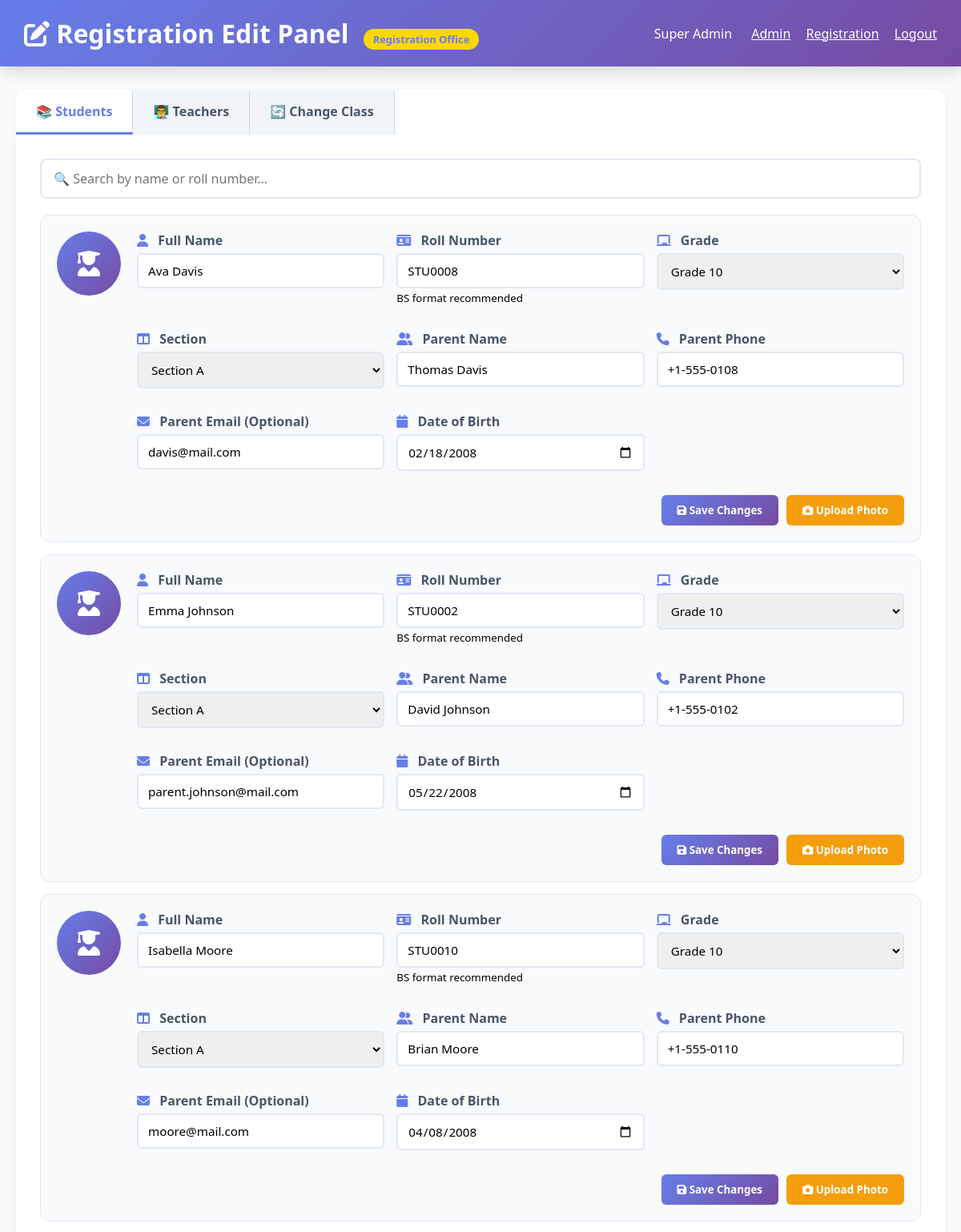
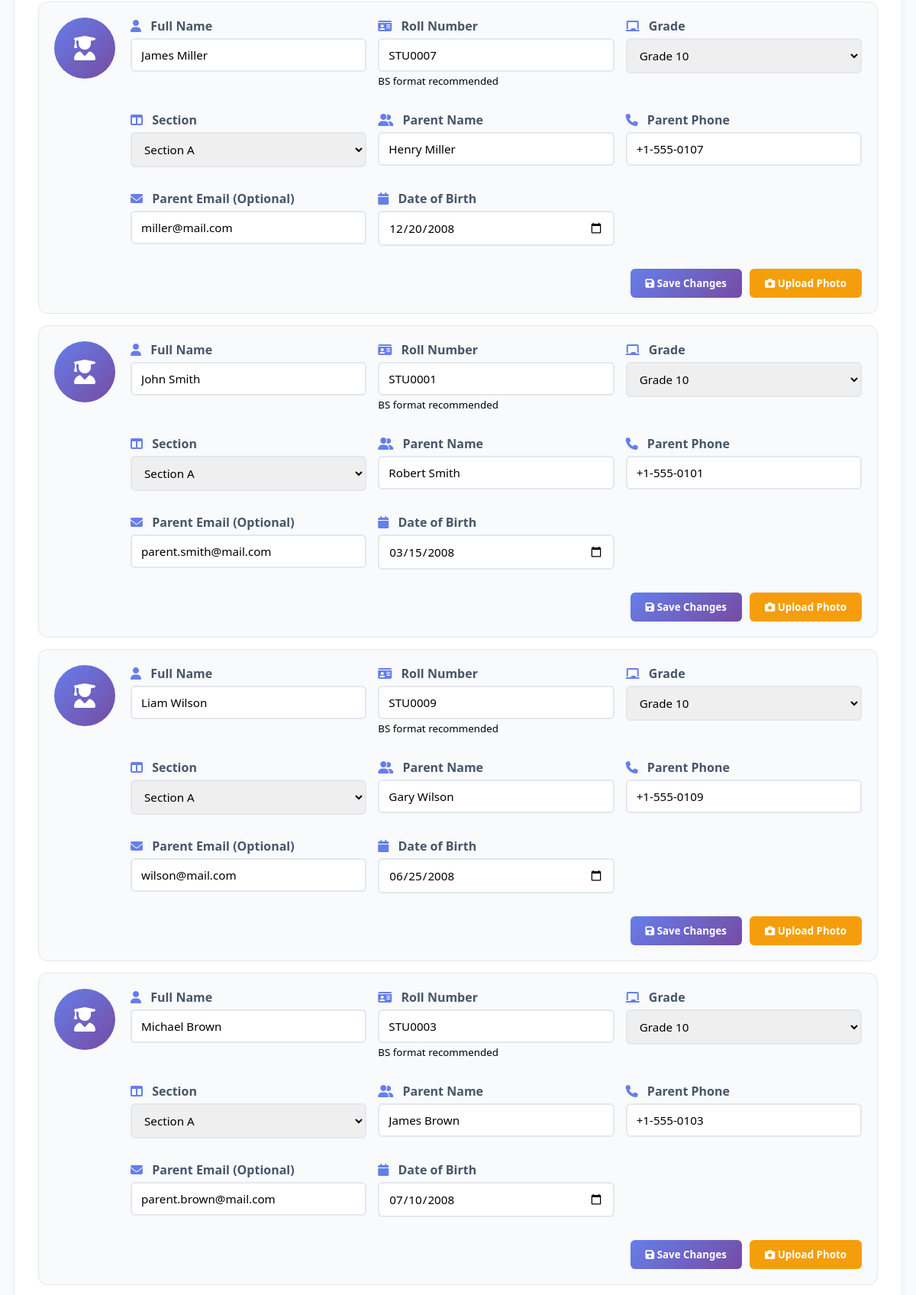
Page /admin_edit.php (signed in, upper part) on the committed database (2 pictures, top to bottom).
### tables this page shows
CREATE TABLE `students` (
  `id` int(11) NOT NULL AUTO_INCREMENT,
  `name` varchar(100) NOT NULL,
  `roll_number` varchar(20) NOT NULL,
  `grade` varchar(10) NOT NULL,
  `class_section` varchar(10) NOT NULL,
  `gender` enum('Male','Female','Other') DEFAULT NULL,
  `date_of_birth` date DEFAULT NULL,
  `nationality` varchar(50) DEFAULT NULL,
  `photo` varchar(255) DEFAULT NULL,
  `parent_name` varchar(100) DEFAULT NULL,
  `parent_phone` varchar(30) DEFAULT NULL,
  `parent_email` varchar(100) DEFAULT NULL,
  `address` text DEFAULT NULL,
  `medical_notes` text DEFAULT NULL,
  `teacher_id` int(11) DEFAULT NULL,
  `academic_year` varchar(20) DEFAULT '2025/2026',
  `status` enum('active','inactive','transferred','graduated') DEFAULT 'active',
  `created_at` timestamp NOT NULL DEFAULT current_timestamp(),
  `updated_at` timestamp NOT NULL DEFAULT current_timestamp() ON UPDATE current_timestamp(),
  PRIMARY KEY (`id`),
  UNIQUE KEY `roll_number` (`roll_number`)
);

### admin_edit.php (the view, shortened to what this page needs)
<?php
require_once 'config.php';
$students = $pdo->query("
    SELECT s.*, CONCAT(s.grade, s.class_section) as class_name,
           u.name as teacher_name
    FROM students s
    LEFT JOIN teachers t ON s.teacher_id = t.id
    LEFT JOIN users u ON t.user_id = u.id
    ORDER BY s.grade, s.class_section, s.name
")->fetchAll();
?>
<!DOCTYPE html>
<html lang="en">
<head>
    <link rel="stylesheet" href="https://cdnjs.cloudflare.com/ajax/libs/font-awesome/6.5.0/css/all.min.css">
</head>
<body>
    <div class="header">
        <h1>
            <i class="fas fa-edit"></i> Registration Edit Panel
            <span class="role-badge">Registration Office</span>
        </h1>
        <div>
            <span style="margin-right: 20px;"><?php echo htmlspecialchars($_SESSION['name'] ?? ''); ?></span>
            <?php if ($_SESSION['role'] == 'superadmin'): ?>
                <a href="superadmin.php" style="color: white; margin-right: 15px;">Admin</a>
            <?php endif; ?>
            <a href="registration.php" style="color: white; margin-right: 15px;">Registration</a>
            <a href="logout.php" style="color: white;">Logout</a>
        </div>
    </div>
    <div class="container">
        <div class="tabs">
            <div class="tab active" onclick="showTab('students')">📚 Students</div>
            <div class="tab" onclick="showTab('teachers')">👨‍🏫 Teachers</div>
            <div class="tab" onclick="showTab('classes')">🔄 Change Class</div>
        </div>
        <div id="students-tab" class="tab-content active">
            <div class="search-box">
                <input type="text" id="searchStudent" placeholder="🔍 Search by name or roll number...">
            </div>
            <?php foreach ($students as $student):
            ?>
            <div class="edit-card student-card" data-name="<?php echo strtolower($student['name']); ?>" data-roll="<?php echo strtolower($student['roll_number']); ?>">
                <form method="POST">
                    <div style="display: flex; gap: 20px; align-items: flex-start;">
                        <?php if ($student['photo']): ?>
                            <img src="<?php echo $student['photo']; ?>" class="photo-preview" alt="Photo" id="photo-<?php echo $student['id']; ?>">
                        <?php else: ?>
                            <div style="width: 80px; height: 80px; border-radius: 50%; background: linear-gradient(135deg, #667eea, #764ba2); display: flex; align-items: center; justify-content: center; color: white; font-size: 2rem;">
                                <i class="fas fa-user-graduate"></i>
                            </div>
                        <?php endif; ?>
                        <div style="flex: 1;">
                            <div class="form-grid">
                                <div class="form-group">
                                    <label><i class="fas fa-user"></i> Full Name</label>
                                    <input type="text" name="name" value="<?php echo htmlspecialchars($student['name']); ?>" required>
                                </div>
                                <div class="form-group">
                                    <label><i class="fas fa-id-card"></i> Roll Number</label>
                                    <input type="text" name="roll_number" value="<?php echo $student['roll_number']; ?>" required>
                                    <small>BS format recommended</small>
                                </div>
                                <div class="form-group">
                                    <label><i class="fas fa-chalkboard"></i> Grade</label>
                                    <select name="grade">
                                        <?php for($i=1; $i<=12; $i++): ?>
                                        <option value="<?php echo $i; ?>" <?php echo $student['grade'] == $i ? 'selected' : ''; ?>>
                                            Grade <?php echo $i; ?>
                                        </option>
                                        <?php endfor; ?>
                                    </select>
                                </div>
                                <div class="form-group">
                                    <label><i class="fas fa-columns"></i> Section</label>
                                    <select name="section">
                                        <?php foreach(range('A', 'H') as $s): ?>
                                        <option value="<?php echo $s; ?>" <?php echo $student['class_section'] == $s ? 'selected' : ''; ?>>
                                            Section <?php echo $s; ?>
                                        </option>
                                        <?php endforeach; ?>
                                    </select>
                                </div>
                                <div class="form-group">
                                    <label><i class="fas fa-user-friends"></i> Parent Name</label>
                                    <input type="text" name="parent_name" value="<?php echo htmlspecialchars($student['parent_name'] ?? ''); ?>">
                                </div>
                                <div class="form-group">
                                    <label><i class="fas fa-phone"></i> Parent Phone</label>
                                    <input type="text" name="parent_phone" value="<?php echo htmlspecialchars($student['parent_phone'] ?? ''); ?>">
                                </div>
                                <div class="form-group">
                                    <label><i class="fas fa-envelope"></i> Parent Email (Optional)</label>
                                    <input type="email" name="parent_email" value="<?php echo htmlspecialchars($student['parent_email'] ?? ''); ?>">
                                </div>
                                <div class="form-group">
                                    <label><i class="fas fa-calendar"></i> Date of Birth</label>
                                    <input type="date" name="date_of_birth" value="<?php echo $student['date_of_birth']; ?>">
                                </div>
                            </div>
                            <div style="display: flex; gap: 10px; justify-content: flex-end;">
                                <button type="submit" name="edit_student" class="btn btn-primary">
                                    <i class="fas fa-save"></i> Save Changes
                                </button>
                                <button type="button" class="btn btn-warning" onclick="uploadPhoto(<?php echo $student['id']; ?>, 'student')">
                                    <i class="fas fa-camera"></i> Upload Photo
                                </button>
                            </div>
                        </div>
                    </div>
                </form>
            </div>
            <?php endforeach; ?>
        </div>
    </div>
</body>
</html>

### admin_edit.php (style rules this page uses)
* { margin: 0; padding: 0; box-sizing: border-box; font-family: 'Segoe UI', sans-serif; }
body { background: #f8fafc; }
.header { background: linear-gradient(135deg, #667eea, #764ba2); color: white; padding: 20px 30px; display: flex; justify-content: space-between; align-items: center; box-shadow: 0 5px 20px rgba(0,0,0,0.15); }
.container { max-width: 1200px; margin: 30px auto; padding: 0 20px; }
.tabs { display: flex; background: white; border-radius: 12px 12px 0 0; overflow: hidden; box-shadow: 0 2px 8px rgba(0,0,0,0.05); }
.tab { padding: 15px 25px; background: #f1f5f9; cursor: pointer; font-weight: 600; color: #475569; border-right: 1px solid #cbd5e1; }
.tab.active { background: white; color: #667eea; border-bottom: 3px solid #667eea; }
.tab-content { background: white; padding: 30px; border-radius: 0 0 12px 12px; box-shadow: 0 4px 12px rgba(0,0,0,0.05); display: none; }
.tab-content.active { display: block; }
.search-box { margin-bottom: 20px; }
.search-box input { width: 100%; padding: 12px 15px; border: 2px solid #e2e8f0; border-radius: 8px; font-size: 1rem; }
.edit-card { background: #f8fafc; border-radius: 12px; padding: 20px; margin-bottom: 15px; border: 1px solid #e2e8f0; }
.form-grid { display: grid; grid-template-columns: repeat(auto-fit, minmax(250px, 1fr)); gap: 15px; margin-bottom: 15px; }
.form-group { margin-bottom: 15px; }
label { display: block; margin-bottom: 5px; font-weight: 600; color: #475569; }
label i { margin-right: 8px; color: #667eea; }
input, select { width: 100%; padding: 10px 12px; border: 2px solid #e2e8f0; border-radius: 6px; font-size: 0.95rem; }
.btn { padding: 10px 20px; border: none; border-radius: 6px; font-weight: 600; cursor: pointer; transition: all 0.3s; }
.btn-primary { background: linear-gradient(135deg, #667eea, #764ba2); color: white; }
.btn-warning { background: #f59e0b; color: white; }
.role-badge { background: #ffd700; color: #667eea; padding: 4px 12px; border-radius: 20px; font-size: 0.8rem; margin-left: 10px; }

### rows in the picture
students: name "Ava Davis", roll_number "STU0008", grade "Grade 10", section "Section A", parent_name "Thomas Davis", parent_phone "+1-555-0108", parent_email "davis@mail.com", date_of_birth "02/18/2008"
students: name "Emma Johnson", roll_number "STU0002", grade "Grade 10", section "Section A", parent_name "David Johnson", parent_phone "+1-555-0102", parent_email "parent.johnson@mail.com", date_of_birth "05/22/2008"
students: name "Isabella Moore", roll_number "STU0010", grade "Grade 10", section "Section A", parent_name "Brian Moore", parent_phone "+1-555-0110", parent_email "moore@mail.com", date_of_birth "04/08/2008"
students: name "James Miller", roll_number "STU0007", grade "Grade 10", section "Section A", parent_name "Henry Miller", parent_phone "+1-555-0107", parent_email "miller@mail.com", date_of_birth "12/20/2008"
students: name "John Smith", roll_number "STU0001", grade "Grade 10", section "Section A", parent_name "Robert Smith", parent_phone "+1-555-0101", parent_email "parent.smith@mail.com", date_of_birth "03/15/2008"
students: name "Liam Wilson", roll_number "STU0009", grade "Grade 10", section "Section A", parent_name "Gary Wilson", parent_phone "+1-555-0109", parent_email "wilson@mail.com", date_of_birth "06/25/2008"
students: name "Michael Brown", roll_number "STU0003", grade "Grade 10", section "Section A", parent_name "James Brown", parent_phone "+1-555-0103", parent_email "parent.brown@mail.com", date_of_birth "07/10/2008"

### other values in the picture
$_SESSION['name'] "Super Admin"
